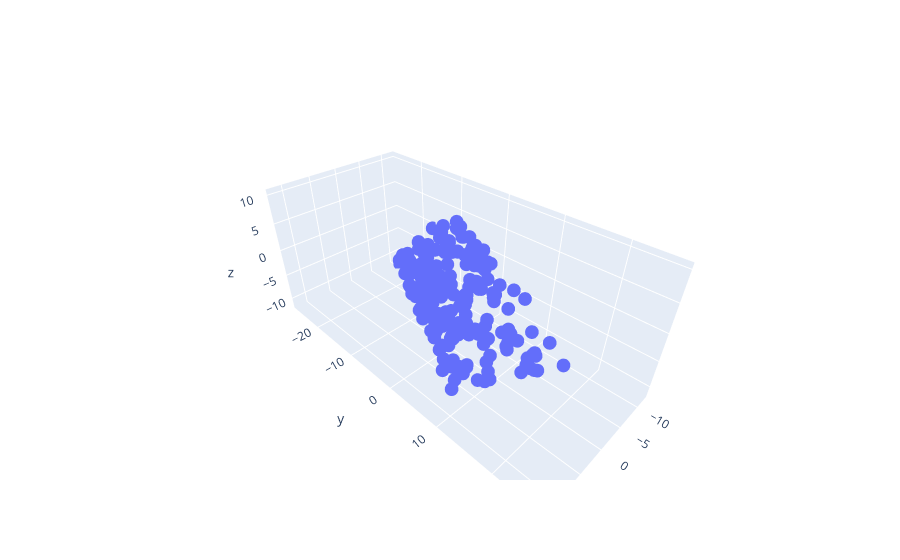

Notebook code for this chart:
### Code cell
fig = go.Figure(data=[go.Scatter3d(x=second_points[:,0], y=second_points[:,1], z=second_points[:,2],mode='markers')],)
fig.show()

### Figure 1 — Plotly figure (JSON) as saved in the notebook; plotly's stock layout.template omitted (floating-point values rounded to 4 significant figures; data arrays with more than 128 entries replaced by an {"elided": "..."} marker saying what was removed)
{"data": [{"mode": "markers", "x": {"elided": "200 float values"}, "y": {"elided": "200 float values"}, "z": {"elided": "200 float values"}, "type": "scatter3d"}], "layout": {}}
